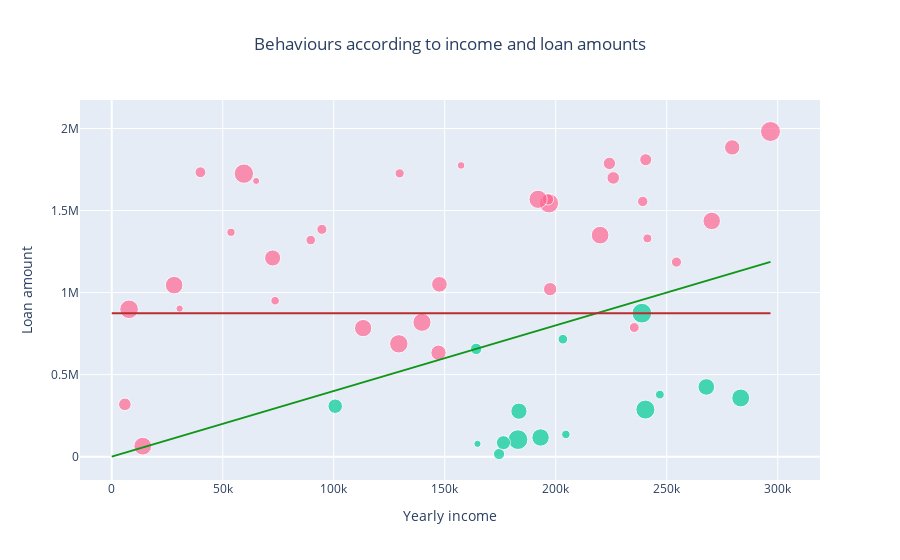

Notebook code for this chart:
### Code cell
fig = go.Figure()
fig.add_trace(go.Scatter(
                 x=datasink[get_decision_borrower_yearly_income],
                 y=datasink[get_decision_amount],
                 mode='markers',
                 marker_size=array_normalize(datasink[get_decision_borrower_credit_score], 20), 
                 marker_color=set_colors(datasink[get_decision_approval]),
                 text=datasink[get_decision_approval], 
                 hovertext=datasink[get_decision_id],
                 hovertemplate="<b>Income:</b> %{x}<br><b>Loan amount:</b> %{y}<br><b>Approval:</b> %{text}<br><b>Id:</b> %{hovertext}<extra></extra>",
                 name='V1'
))


fig.add_trace(
    go.Scatter(
        x=np.array([0, max(datasink[get_decision_borrower_yearly_income])]),
        y=max(datasink.query(select_approved_decision)[get_decision_amount]/datasink.query(select_approved_decision)[get_decision_borrower_yearly_income])*np.array([0, max(datasink[get_decision_borrower_yearly_income])]),
        mode="lines",
        line=go.scatter.Line(color="#109618"),
        showlegend=False)
)
fig.add_trace(
    go.Scatter(
        x=np.array([0, max(datasink[get_decision_borrower_yearly_income])]),
        y=max(datasink.query(select_approved_decision)[get_decision_amount])*np.array([1, 1]),
        mode="lines",
        line=go.scatter.Line(color="#B82E2E"), ##B82E2E
        showlegend=False)
)


fig.update_xaxes(title_text='Yearly income')
fig.update_yaxes(title_text='Loan amount')

fig.update_layout(
    barmode='stack', 
    showlegend=False,
    title={'text': f"Behaviours according to income and loan amounts",
          'x':0.5,
          'xanchor': 'center'
    })

iplot(fig)

### Figure 1 — Plotly figure (JSON) as saved in the notebook; plotly's stock layout.template omitted (floating-point values rounded to 4 significant figures)
{"data": [{"hovertemplate": "<b>Income:</b> %{x}<br><b>Loan amount:</b> %{y}<br><b>Approval:</b> %{text}<br><b>Id:</b> %{hovertext}<extra></extra>", "hovertext": ["c7f4808f-5548-4dc0-90bd-963e10b9997d0", "d46e17d7-6cec-4b9a-a3c6-ccc5ff0199850", "004214eb-efbb-4ec6-9654-d6182f7519d00", "2db7b65e-10b4-40bb-a862-62fdf5d49b360", "5493e53e-5149-48f3-9691-9abc41355c520", "28c7d4ab-587a-421a-adde-b779ef1b97000", "6a484797-d436-4c09-8fcb-4c5f462533f10", "33405dc4-cc4a-4059-a4ab-140f3b907c820", "311587a9-5bf4-4450-a8ca-1ecdc3ca176b0", "e2e03b65-33a7-4310-86d6-69e07aba466e0", "86a632f9-e894-40a5-b3ae-08586a9ff8e50", "da229b58-f6ec-4c4d-b02b-01c60727bd470", "d95d2cb8-b43b-46d1-b8d1-40430966f6470", "d6200615-f55e-44a2-bd4c-8c6d5781c4be0", "a4154324-f219-45aa-9b22-b24685ac24ce0", "e314ef45-cc2d-4320-8133-e6e3d1017f2f0", "519fee8f-cb63-415f-82ee-9602e9d3211b0", "724d4602-12fb-49cc-b973-c95e0be3f1080", "454bfa1c-9b56-4c79-ae2b-74ff0b030d6e0", "97907742-c0e3-41cb-be7f-3bdf055a39980", "21bcd467-633f-4d24-abfa-94bb049771680", "270ad23a-bb00-4c62-9904-00e9d857e1520", "07dfec2e-52bb-4478-aeac-abdce0f2b8ad0", "1a3ae831-0c2e-43a9-a0ec-42b9388475640", "e526c372-bc85-47c4-aff1-afb844e6559a0", "1e471ad9-8131-49c1-81f7-b6f3574e13c60", "8146123a-b2a5-4546-80b1-6e49a0fdc8ee0", "3592110c-7cd7-4999-bf5f-860e29e9c4260", "c0df310f-b434-4d39-bbc7-b0310df4e2380", "f07ff77f-2f0e-47e3-9e3e-7c140062aad70", "e4752184-713a-44f7-b1b3-f5ac2b9cf9630", "8679abf5-3bfc-4eea-973c-fd9a844733d90", "75155e7a-be07-4374-9e92-44eb6b8203900", "fbb371ec-5caa-4cc6-aa32-b5263309d80e0", "7656e9ca-129c-4892-9fef-f2df0b2b50280", "135bc8b5-6adf-49ec-96e6-8b7db88bc2120", "2059d138-019b-4a16-ad17-01f64eaac0fd0", "4788ba3a-96f9-4dcb-9654-f84f22dbe4030", "82f9dd5c-ebc3-4783-8298-4f909a0cc0100", "3fcb73d5-a1c9-4465-85b6-c2f6b9a609f60", "21236e91-dfe2-44a5-814a-e1f19767edff0", "93dcf3d5-a536-4bd9-9135-fef2823b2e5e0", "b3b105f5-6a43-4796-b9b4-99e0c80748610", "6e2d3616-71cb-40be-8638-018983e6829d0", "e2dabf23-2ebf-4e38-9304-309e218beb370", "b6b748dd-823f-4db3-9535-5cc33406bda80", "7cca6c41-f2a5-4783-a944-7b68506e47270", "bae9825b-b710-4838-96ba-59ff555c42610", "1c75788e-39bb-4f2e-846f-185071a3dd990", "60a96e02-d6dc-4660-86d8-ce9bdcfab28d0"], "marker": {"color": ["#FF6692", "#FF6692", "#FF6692", "#FF6692", "#FF6692", "#00CC96", "#00CC96", "#FF6692", "#FF6692", "#FF6692", "#FF6692", "#00CC96", "#FF6692", "#FF6692", "#00CC96", "#FF6692", "#00CC96", "#FF6692", "#00CC96", "#FF6692", "#FF6692", "#00CC96", "#FF6692", "#FF6692", "#00CC96", "#FF6692", "#FF6692", "#FF6692", "#00CC96", "#FF6692", "#00CC96", "#00CC96", "#00CC96", "#FF6692", "#FF6692", "#FF6692", "#FF6692", "#FF6692", "#00CC96", "#FF6692", "#FF6692", "#FF6692", "#FF6692", "#FF6692", "#00CC96", "#FF6692", "#FF6692", "#00CC96", "#FF6692", "#FF6692"], "size": [17.34, 12.41, 10.84, 17.69, 16.11, 16.63, 7.208, 7.279, 19.36, 17.55, 13.26, 14.53, 17.83, 15.67, 19.76, 18.66, 17.93, 18.42, 17.41, 12.01, 8.551, 19.79, 15.36, 15.29, 8.504, 12.58, 9.87, 19.25, 16.25, 9.588, 9.682, 19.01, 11.19, 20, 10.18, 9.164, 10.32, 11.4, 8.81, 18.28, 8.174, 7.633, 17.64, 8.952, 14.09, 7.091, 10.04, 11.4, 18.14, 12.58]}, "mode": "markers", "name": "V1", "text": [false, false, false, false, false, true, true, false, false, false, false, true, false, false, true, false, true, false, true, false, false, true, false, false, true, false, false, false, true, false, true, true, true, false, false, false, false, false, true, false, false, false, false, false, true, false, false, true, false, false], "type": "scatter", "x": [113243, 224186, 39954, 219998, 72470, 267823, 164748, 30573, 59518, 270265, 197471, 100671, 13968, 147611, 182984, 7811, 283320, 129299, 193167, 240539, 73605, 238796, 279501, 147191, 204564, 5905, 235376, 196959, 183421, 89639, 203224, 240385, 174464, 296745, 254383, 129683, 239189, 196511, 246908, 192064, 53709, 157362, 28113, 241288, 176440, 65052, 94657, 164152, 139748, 225907], "y": [783440, 1787385, 1733494, 1350004, 1210944, 424711, 78014, 902185, 1724869, 1436739, 1020754, 307589, 63800, 1050339, 103722, 898085, 357678, 687502, 116884, 1809936, 950430, 874420, 1884774, 633400, 135578, 318885, 786937, 1543906, 277071, 1320116, 715861, 286946, 16073, 1981792, 1185839, 1726687, 1555481, 1568197, 378476, 1568734, 1367437, 1775006, 1045307, 1330334, 85131, 1680416, 1385261, 656721, 818698, 1698942]}, {"line": {"color": "#109618"}, "mode": "lines", "showlegend": false, "type": "scatter", "x": [0, 296745], "y": [0, 1187000.0]}, {"line": {"color": "#B82E2E"}, "mode": "lines", "showlegend": false, "type": "scatter", "x": [0, 296745], "y": [874420, 874420]}], "layout": {"autosize": true, "barmode": "stack", "showlegend": false, "title": {"text": "Behaviours according to income and loan amounts", "x": 0.5, "xanchor": "center"}, "xaxis": {"autorange": true, "range": [-13080.0, 317200.0], "title": {"text": "Yearly income"}, "type": "linear"}, "yaxis": {"autorange": true, "range": [-215500.0, 2280000.0], "title": {"text": "Loan amount"}, "type": "linear"}}}
